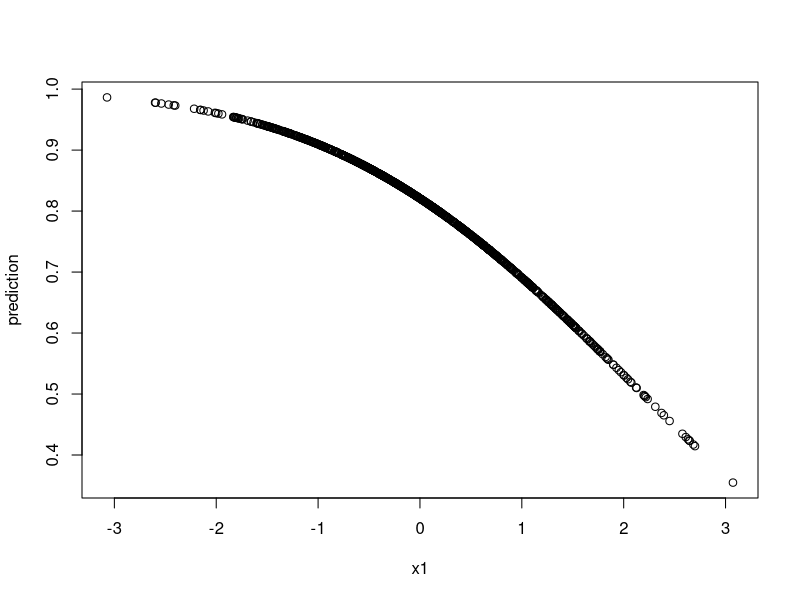

Generate this figure with R:
#generating some data----
 n <- 1000
  x1 <- rnorm(n)
  x2 <- rnorm(n)
  X <- cbind(1, x1, x2)
  b <- c(1, -.5, .5)
  p <- pnorm(X%*%b)
  y <- rbinom(n, 1, p)
  model <- glm(y ~ x1 + x2, family = "binomial"(link="probit"))

#predictions----

#with x1 and x2 set at their mean
meanx1<-mean(x1)
meanx2<-mean(x2)
pnorm(model$coefficients[1]+
    meanx1*model$coefficients[2]+
    meanx2*model$coefficients[3])

#with x1 at its 25%th percentile and x2 at its mean

q.x1<-quantile(x1, .25)

pnorm(model$coefficients[1]+q.x1*model$coefficients[2]+meanx2*model$coefficients[3])

#alternatively using the predict command----

scenario<-data.frame("x1"=q.x1, "x2"=meanx2, row.names = "prediction")

predict(model, newdata = scenario, type="response")

#plotting across multiple values


scenario<-data.frame("x1"=x1, "x2"=mean(x2))
prediction<-predict(model, newdata = scenario, type="response")
plot(x1, prediction)
